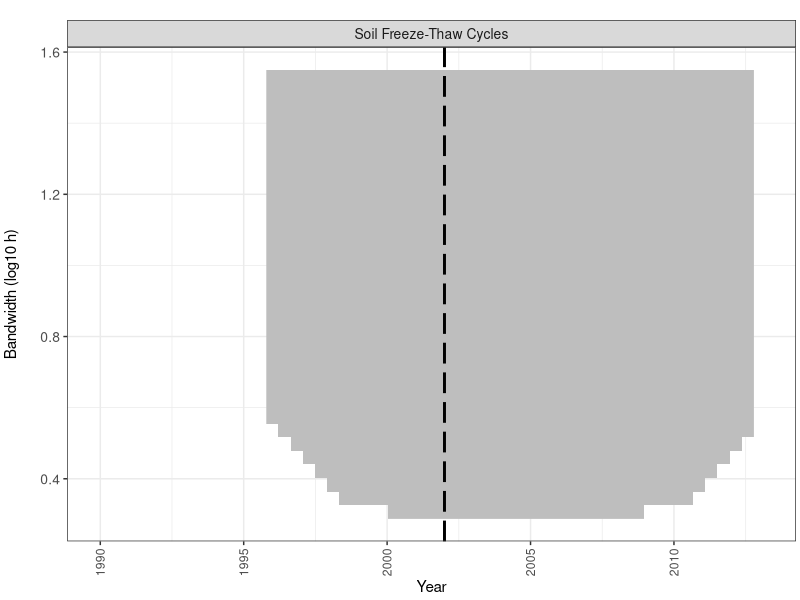
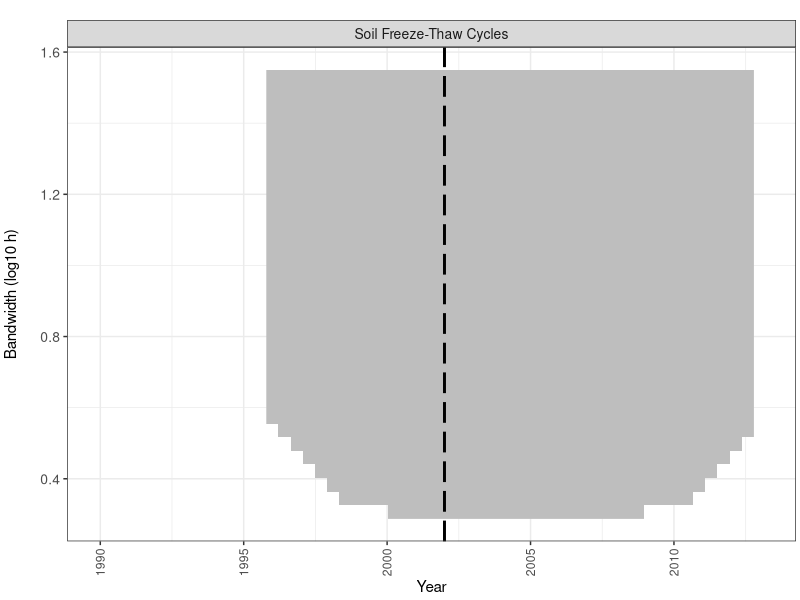

Source code (R) for these figures, in order:
##### action items
# -- only include ELB and WLB in lakes plots
# -- remove stream algal mat chl-a, but keep AFDM
# -- change soil inverts plots so scottnema is on top, eudory on bottom


#####################
# -- load packages
library(ggplot2)
library(scales)
library(grid)
# library(Hmisc)
library(stringr)
# ------------------------------------------------------
# -- read data
# -------------------------------
if(! exists('dat.siz.plot.long')){
  dat.siz.plot.long<-read.csv('dat_2_sizer_data_long.csv')
  
  # -- subset out unecessary flows
  dat.siz.plot.long<-subset(dat.siz.plot.long, 
                            !(var=='disch_log' & !group=='Total_FRX_basin'))
}

data.types<-as.character(unique(dat.siz.plot.long$data_type))

# ------------------------------------------------------
# -- graphics window
# -------------------------------
  # i.data.type <- data.types[i]
  # i.data.type <- data.types[1]
  # i.data.type <- data.types[2]
  # i.data.type <- data.types[3]
  # i.data.type <- data.types[4]
  # i.data.type <- data.types[5]
  # i.data.type <- data.types[6]
  # i.data.type <- data.types[7]
  # i.data.type <- data.types[8]
  # i.data.type <- data.types[9]
  i.data.type <- data.types[10]

  # -- what data to plot
  # i.data.type <- 'nematodes'

  # ----
  graphics.off()
  panel.width <- 2.25
  panel.height <- 1.75
  # -- plot name
  plot.name <- paste('Fig_SiZer_plot_',i.data.type,'.pdf',sep='')
  
  # -- subset data
  d.plot<-subset(dat.siz.plot.long,
                 data_type==i.data.type)
  
  d.plot$panel_label <- gsub('\\n','\n',d.plot$panel_label, fixed = TRUE)
  
  if(i.data.type == 'nematodes'){
    d.plot$panel_label <- factor(d.plot$panel_label,
                                 levels = c('Scottnema sp. (#/kg soil)',
                                            'Eudorylaimus sp. (#/kg soil)'),
                                 ordered = TRUE)
  }
  # -- set plot size
  n.panels<-length(unique(as.character(d.plot$panel_label)))

  # windows(
  #   width = .8 + panel.width * n.panels, 
  #   height = panel.height)
  pdf(file=plot.name,
      width = .8 + panel.width * n.panels,
      height = panel.height)
  
  # -- make plot
  ggplot(d.plot, 
         aes(year, log10_h, fill=slope)) + 
    geom_raster() + 
    scale_fill_gradientn(colours = c('red2','gray','green3')) +
    facet_wrap( ~ panel_label) +
    geom_vline(xintercept = 2002, color = 'black', lty=5, lwd=1) +
    theme_bw() + 
    xlim(c(1990,2013.1)) +
    theme(axis.text.x = element_text(angle = 90, vjust = .5)) +
    theme(axis.text.y = element_text(size = 10)) +
    theme(plot.margin = unit(c(1,.2,.2,.2), "lines")) +
    # labs(title = capitalize(gsub('_',' ',i.data.type))) +
    theme(strip.text.y = element_text(size = 8),
          strip.text.x = element_text(size = 10)) +
#     ylab(expression(paste('Bandwidth',~~(log[10]*h)))) +
    ylab('Bandwidth (log10 h)\n') +
    xlab('Year') +
    guides(fill = FALSE)
  
  ggsave(filename = plot.name)
  dev.off()

  cat(i.data.type)
